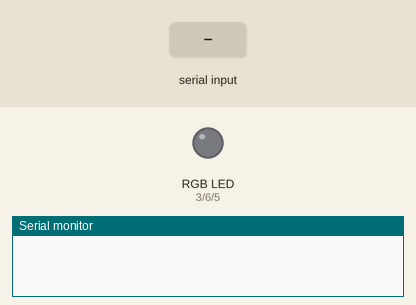
A sketch run on a simulated Arduino Uno, built with avr-gcc and run on an emulated ATmega328P. On the bench: an RGB LED mixed from three pins (HIGH = lit), the last lines printed to the serial monitor. The inputs (shaded band) are chosen by the test bench.

Above: at 1.2 s.
1.3 s: "Vermelho" received over Serial
At 3.5 s:
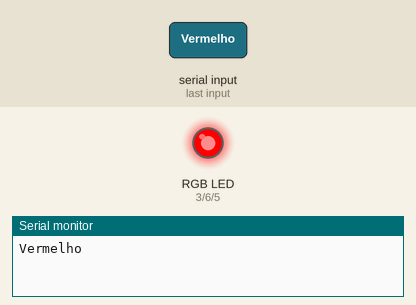
3.8 s: "Azul" received over Serial
At 5.5 s:
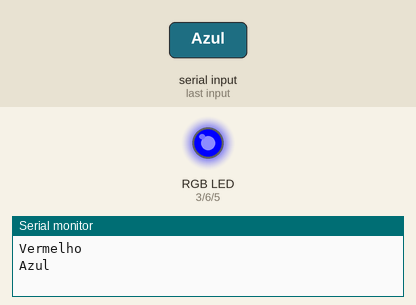
6.3 s: "Verde" received over Serial
At 8.5 s:
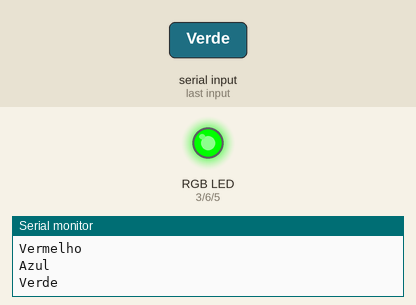
8.8 s: "Amarelo" received over Serial
At 10.7 s:
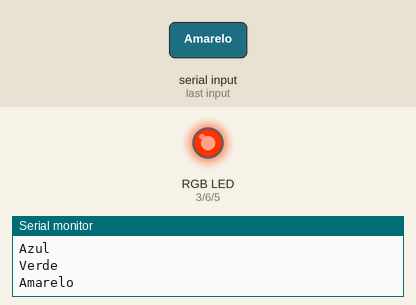
11.3 s: "Roxo" received over Serial
At 13.5 s:
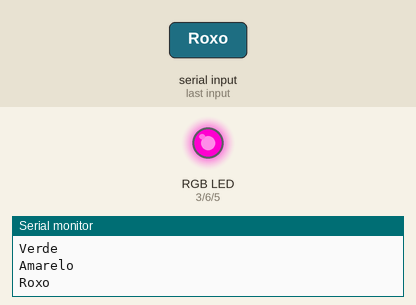
13.8 s: "Branco" received over Serial
At 15.6 s:
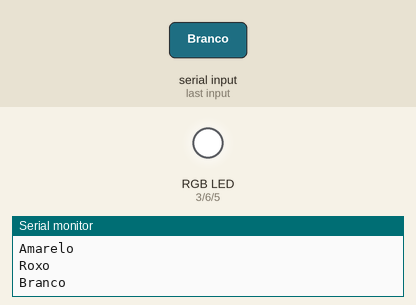
Timing chart, 0 to 17.1 s (numbered marks = the images above; inputs shaded):
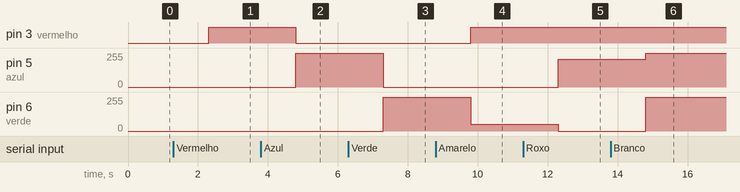

The sketch:

LEDRGB.ino
```cpp
const int azul = 5;
const int verde = 6;
const int vermelho = 3;

String cor;

void setup()
{
   Serial.begin(9600);

   pinMode(azul, OUTPUT);
   pinMode(verde, OUTPUT);
   pinMode(vermelho, OUTPUT);
}

//Funções responsáveis por executar o brilho selecionado
void vermelhoFuncao(){
  digitalWrite(azul, LOW);
  digitalWrite(verde, LOW);
  digitalWrite(vermelho, HIGH);
}

void azulFuncao(){
  digitalWrite(azul, HIGH);
  digitalWrite(verde, LOW);
  digitalWrite(vermelho, LOW);
}

void verdeFuncao(){
  digitalWrite(azul, LOW);
  digitalWrite(verde, HIGH);
  digitalWrite(vermelho, LOW);
}

void amareloFuncao(){
  analogWrite(azul, 0);
  analogWrite(verde, 50);
  analogWrite(vermelho, 255);
}

void roxoFuncao(){
  analogWrite(azul, 207);
  analogWrite(verde, 0);
  analogWrite(vermelho, 255);
}

void brancoFuncao(){
  digitalWrite(azul, HIGH);
  digitalWrite(verde, HIGH);
  digitalWrite(vermelho, HIGH);
}

void loop()
{
  if(Serial.available()){
    cor = Serial.readString();
    Serial.println(cor);
  }

  if(cor == "Vermelho"){
    vermelhoFuncao();
  }
  if(cor == "Azul"){
    azulFuncao();
  }
  if(cor == "Verde"){
    verdeFuncao();
  }
  if(cor == "Amarelo"){
    amareloFuncao();
  }
  if(cor == "Roxo"){
    roxoFuncao();
  }
  if(cor == "Branco"){
    brancoFuncao();
  }
}
```

Measured:
- after the input at 1.3 s, pin 3 (vermelho): LOW → HIGH after 1.0 s
- after the input at 3.8 s, pin 3 (vermelho): HIGH → LOW after 1.0 s; pin 5 (azul): 0/255 → 255/255 after 1.0 s
- after the input at 6.3 s, pin 5 (azul): 255/255 → 0/255 after 1.0 s; pin 6 (verde): 0/255 → 255/255 after 1.0 s
- after the input at 8.8 s, pin 3 (vermelho): LOW → HIGH after 1.0 s; pin 6 (verde): 255/255 → 50/255 after 1.0 s
- after the input at 11.3 s, pin 5 (azul): 0/255 → 207/255 after 1.0 s; pin 6 (verde): 50/255 → 0/255 after 1.0 s
- after the input at 13.8 s, pin 5 (azul): 207/255 → 255/255 after 1.0 s; pin 6 (verde): 0/255 → 255/255 after 1.0 s
